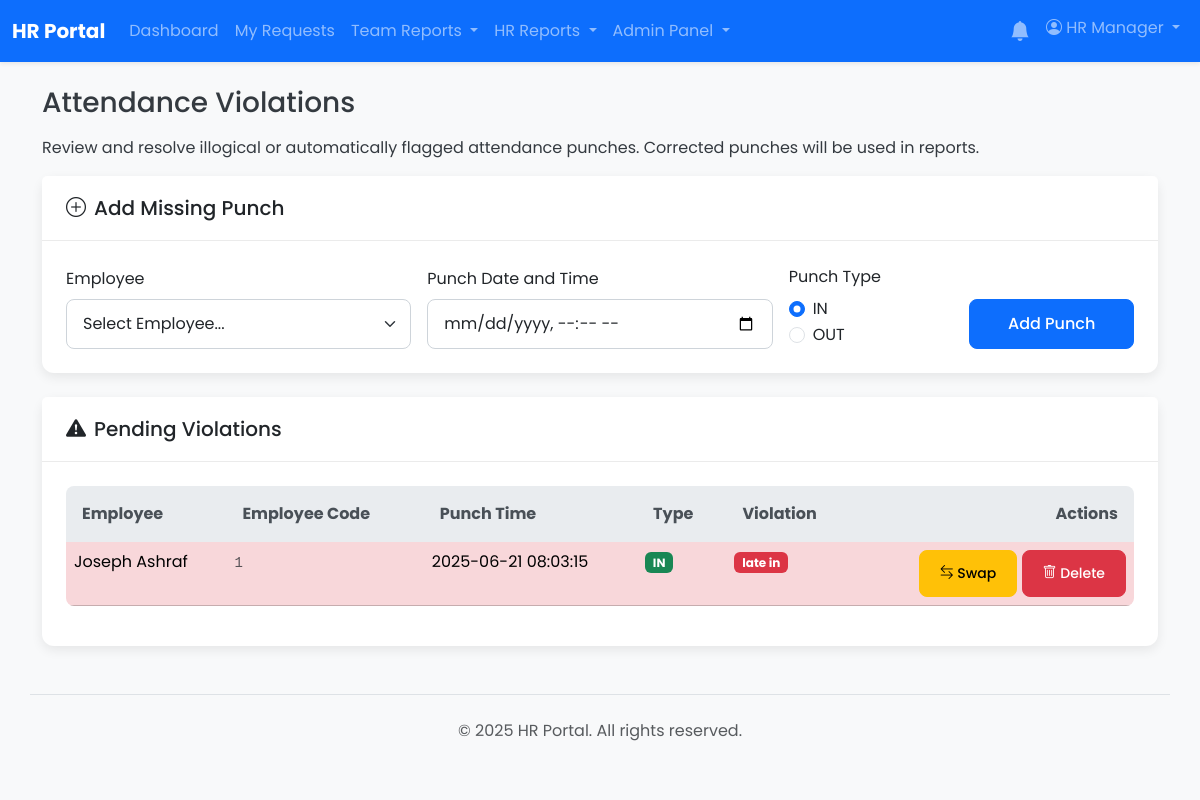
/admin/attendance_violations.php (signed in), run on the app's committed database.
### tables this page shows
CREATE TABLE `attendance_logs` (
  `id` bigint(20) NOT NULL,
  `device_id` int(11) DEFAULT NULL COMMENT 'Foreign key to devices. NULL for manual entry.',
  `employee_code` varchar(50) NOT NULL COMMENT 'The User ID from the machine',
  `punch_time` datetime NOT NULL COMMENT 'The exact date and time of the punch',
  `expected_in` time DEFAULT NULL,
  `expected_out` time DEFAULT NULL,
  `punch_state` int(11) NOT NULL COMMENT 'Standardized code: 0=Check-In, 1=Check-Out',
  `status` enum('unprocessed','corrected','error') NOT NULL DEFAULT 'unprocessed' COMMENT 'Processing status of the log entry',
  `violation_type` varchar(50) DEFAULT NULL COMMENT 'Type of violation, e.g., double_punch',
  `notes` text DEFAULT NULL COMMENT 'Notes for manual corrections or actions',
  `created_at` timestamp NOT NULL DEFAULT current_timestamp()
);

CREATE TABLE `users` (
  `id` int(11) NOT NULL,
  `employee_code` varchar(50) DEFAULT NULL,
  `full_name` varchar(255) NOT NULL,
  `email` varchar(255) NOT NULL,
  `password` varchar(255) NOT NULL,
  `role` enum('user','manager','hr','hr_manager','admin') NOT NULL DEFAULT 'user',
  `shift_id` int(11) DEFAULT NULL,
  `department_id` int(11) DEFAULT NULL,
  `direct_manager_id` int(11) DEFAULT NULL,
  `is_active` tinyint(1) NOT NULL DEFAULT 1,
  `must_change_password` tinyint(1) NOT NULL DEFAULT 0,
  `created_at` timestamp NOT NULL DEFAULT current_timestamp(),
  `updated_at` timestamp NOT NULL DEFAULT current_timestamp() ON UPDATE current_timestamp(),
  `manager_id` int(11) DEFAULT NULL
);

### admin/attendance_violations.php (the view, shortened to what this page needs)
<?php
require_once __DIR__ . '/../app/bootstrap.php';
$page_title = "Attendance Violations";
$stmt = $pdo->query(
    "SELECT al.*, u.full_name, u.employee_code -- ADDED u.employee_code
     FROM attendance_logs al
     JOIN users u ON al.employee_code = u.employee_code
     WHERE al.status = 'error'
     ORDER BY al.punch_time DESC"
);
$violations = $stmt->fetchAll();
include __DIR__ . '/../app/templates/header.php';
?>
<div class="d-flex justify-content-between align-items-center mb-3">
    <h1 class="h3 mb-0"><?php echo htmlspecialchars($page_title); ?></h1>
</div>
<p>Review and resolve illogical or automatically flagged attendance punches. Corrected punches will be used in reports.</p>
<div class="card mb-4">
    <div class="card-header"><h5 class="card-title mb-0"><i class="bi bi-plus-circle me-2"></i>Add Missing Punch</h5></div>
    <div class="card-body">
        <form action="attendance_violations.php" method="POST" class="row g-3 align-items-end">
            <div class="col-md-4">
                <label for="user_id" class="form-label">Employee</label>
                <select name="user_id" id="user_id" class="form-select" required>
                    <option value="">Select Employee...</option>
                </select>
            </div>
            <div class="col-md-4">
                <label for="punch_time" class="form-label">Punch Date and Time</label>
                <input type="datetime-local" name="punch_time" id="punch_time" class="form-control" required>
            </div>
            <div class="col-md-2">
                 <label class="form-label">Punch Type</label>
                 <div class="form-check">
                    <input class="form-check-input" type="radio" name="punch_state" id="punch_in" value="0" checked>
                    <label class="form-check-label" for="punch_in">IN</label>
                </div>
                <div class="form-check">
                    <input class="form-check-input" type="radio" name="punch_state" id="punch_out" value="1">
                    <label class="form-check-label" for="punch_out">OUT</label>
                </div>
            </div>
            <div class="col-md-2">
                <button type="submit" class="btn btn-primary w-100">Add Punch</button>
            </div>
        </form>
    </div>
</div>
<div class="card">
    <div class="card-header"><h5 class="card-title mb-0"><i class="bi bi-exclamation-triangle-fill me-2"></i>Pending Violations</h5></div>
    <div class="card-body">
        <div class="table-responsive">
            <table class="table table-hover">
                <thead><tr><th>Employee</th><th>Employee Code</th><th>Punch Time</th><th>Type</th><th>Violation</th><th class="text-end">Actions</th></tr></thead> <tbody>
                    <?php foreach ($violations as $v): ?>
                        <tr class="table-danger">
                            <td><?= htmlspecialchars($v['full_name']) ?></td>
                            <td><code class="text-muted"><?= htmlspecialchars($v['employee_code']) ?></code></td> <td><?= htmlspecialchars((new DateTime($v['punch_time']))->format('Y-m-d H:i:s')) ?></td>
                            <td><span class="badge bg-<?= $v['punch_state'] == 0 ? 'success' : 'secondary' ?>"><?= $v['punch_state'] == 0 ? 'IN' : 'OUT' ?></span></td>
                            <td><span class="badge bg-danger"><?= htmlspecialchars(str_replace('_', ' ', $v['violation_type'])) ?></span></td>
                            <td class="text-end">
                                <form action="attendance_violations.php" method="POST" class="d-inline" onsubmit="return confirm('Are you sure you want to swap the state for this punch?');">
                                    <button type="submit" class="btn btn-sm btn-warning" title="Swap IN/OUT State"><i class="bi bi-arrow-left-right"></i> Swap</button>
                                </form>
                                <form action="attendance_violations.php" method="POST" class="d-inline" onsubmit="return confirm('Are you sure you want to permanently delete this punch record?');">
                                    <button type="submit" class="btn btn-sm btn-danger" title="Delete Punch"><i class="bi bi-trash"></i> Delete</button>
                                </form>
                            </td>
                        </tr>
                    <?php endforeach; ?>
                </tbody>
            </table>
        </div>
    </div>
</div>
<?php include __DIR__ . '/../app/templates/footer.php'; ?>

### css/style.css (style rules this page uses)
* { box-sizing: border-box; }
html, body { height: 100%; margin: 0; padding: 0; }
body { font-family: 'Poppins', sans-serif; background-color: #f0f2f5; color: #343a40; }
.card { border: none; border-radius: 0.75rem; box-shadow: 0 4px 12px rgba(0, 0, 0, 0.08); }
.card-header { background-color: #ffffff; border-bottom: 1px solid rgba(0, 0, 0, 0.08); font-weight: 600; padding: 1.25rem 1.5rem; border-top-left-radius: 0.75rem; border-top-right-radius: 0.75rem; }
.card-body { padding: 1.5rem; }
.form-control, .form-select { border-radius: 0.5rem; border: 1px solid #ced4da; padding: 0.75rem 1rem; }
.btn { border-radius: 0.5rem; font-weight: 500; padding: 0.75rem 1.25rem; }
.table { border-radius: 0.5rem; overflow: hidden; }
.table thead th { background-color: #e9ecef; color: #495057; border-bottom: none; padding: 1rem; }

### data on the page
attendance_logs: employee_code.full_name "Joseph Ashraf", employee_code.employee_code "1", punch_time "2025-06-21 08:03:15", punch_state "IN", violation_type "late in"

### other printed values
SITE_NAME "HR Portal"
$_SESSION['full_name'] "HR Manager"
$page_title "Attendance Violations"
